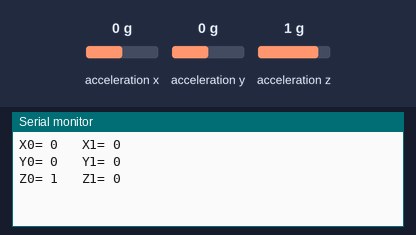
Recording of a sketch running on a simulated Arduino Uno, built with avr-gcc and run on an emulated ATmega328P. Parts: the last lines printed to the serial monitor. Wiring (inferred from the names in the program): ADXL345 accelerometer at I2C address 0x53. The inputs (shaded band) are chosen by the test bench; at power-on: acceleration y 0 g, acceleration z 1 g, acceleration x 0 g.

Above: at 1.8 s.
1.9 s: acceleration y set to -1.4 g
At 3.3 s:
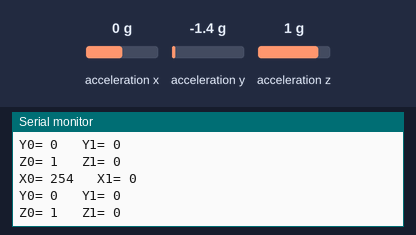
3.4 s: acceleration z set to -1.4 g
4.9 s: acceleration y set to -0.8 g
At 5.7 s:
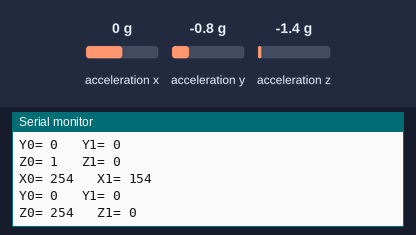
Timing chart, 0 to 7.9 s (numbered marks = the images above; inputs shaded):
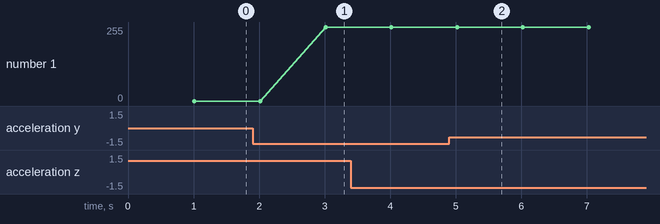

The sketch:

XYZ.ino
```cpp
#include <Wire.h>

int ADXLAddress = 0x53;

#define X_Axis_Register_DATAX0 0x32
#define X_Axis_Register_DATAX1 0x33
#define Y_Axis_Register_DATAY0 0x34
#define Y_Axis_Register_DATAY1 0x35
#define Z_Axis_Register_DATAZ0 0x36
#define Z_Axis_Register_DATAZ1 0x37

#define Power_Register 0x2D

int X0,X1,X_out;
int Y0,Y1,Y_out;
int Z0,Z1,Z_out;

void setup() {
  Wire.begin();
  Serial.begin(9600);
  delay(10);
  // Enable measurement
  Wire.beginTransmission(ADXLAddress);
  Wire.write(Power_Register);

  Wire.write(8);
  Wire.endTransmission();
}

void loop() {
  Wire.beginTransmission(ADXLAddress);

  //Ask the particular registers for data
  Wire.write(X_Axis_Register_DATAX0);
  Wire.write(X_Axis_Register_DATAX1);

 // Wire.write(Y_Axis_Register_DATAY0);
//  Wire.write(Y_Axis_Register_DATAY1);

  Wire.write(Z_Axis_Register_DATAZ0);
  Wire.write(Z_Axis_Register_DATAZ1);


  Wire.endTransmission();

  Wire.requestFrom(ADXLAddress,4); // Request the transmitted bytes from the two registers

  if(Wire.available()<=4) {
    delay(1000);
    X0 = Wire.read(); // Reads the data from the register
    X1 = Wire.read();

    //Y0 = Wire.read();
    //Y1 = Wire.read();


    Z0 = Wire.read();
    Z1 = Wire.read();
  }

  Serial.print("X0= ");
  Serial.print(X0);
  Serial.print("   X1= ");
  Serial.println(X1);

  Serial.print("Y0= ");
  Serial.print(Y0);
  Serial.print("   Y1= ");
  Serial.println(Y1);

  Serial.print("Z0= ");
  Serial.print(Z0);
  Serial.print("   Z1= ");
  Serial.println(Z1);
}
```

Measured:
- after the input at 1.9 s, the serial monitor: prints a new line after 1.1 s (image 1)
- plotted number 1: 0 → 254 after the input at 1.9 s, 254 → 255 after the input at 4.9 s
